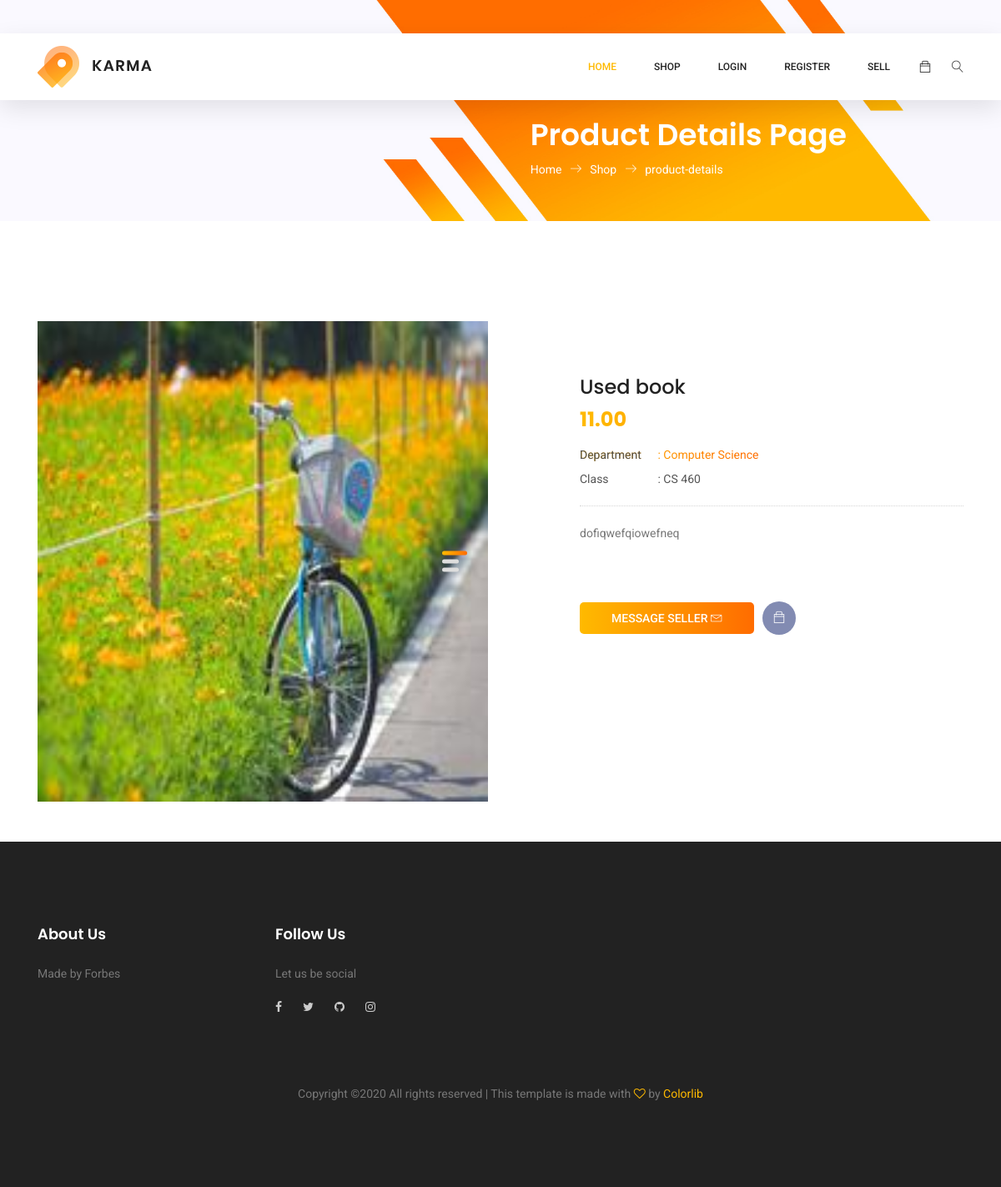
Page /shop/32 on the committed database.
### BookMarket/models.py (models this page shows, shortened)
class ItemImage(db.Model):
    id = db.Column(db.Integer, primary_key=True)
    image_file = db.Column(db.String(20), nullable=False)
    item_id = db.Column(db.Integer, db.ForeignKey('item.id'), nullable=False)

class Item(db.Model):
    id = db.Column(db.Integer, primary_key=True)
    name = db.Column(db.String(100), nullable=False)
    date_posted = db.Column(db.DateTime, nullable=False,
                            default=datetime.utcnow)
    description = db.Column(db.Text, nullable=False)
    price = db.Column(db.DECIMAL(10, 2), nullable=False)
    thumbnail = db.Column(db.String, nullable=False,
                          default='No_picture_available.png')
    user_id = db.Column(db.Integer, db.ForeignKey('user.id'), nullable=False)
    class_id = db.Column(db.Integer, db.ForeignKey('itemclass.id'), nullable=False)
    department_id = db.Column(db.Integer, db.ForeignKey('itemdepartment.id'), nullable=False)
    images = db.relationship('ItemImage', backref='owner', lazy=True)

class ItemDepartment(db.Model):
    __tablename__ = 'itemdepartment'
    id = db.Column(db.Integer, primary_key=True)
    department_name = db.Column(db.String(100), nullable=False)
    classes = db.relationship('ItemClass', backref='parent', lazy=True)

class ItemClass(db.Model):
    __tablename__ = 'itemclass'
    id = db.Column(db.Integer, primary_key=True)
    class_name = db.Column(db.String(100), nullable=False)
    department_id = db.Column(db.Integer, db.ForeignKey('itemdepartment.id'), nullable=False)

### BookMarket/routes.py (the view)
@app.route("/shop/<int:item_id>")
def item(item_id):
    item = Item.query.get_or_404(item_id)
    images = ItemImage.query.filter_by(item_id=item_id)
    item_class = ItemClass.query.get(item.class_id)
    department = ItemDepartment.query.get(item.department_id)
    return render_template('single_product.html', title=item.name, item=item, images=images,
                           item_class=item_class, department=department)

### BookMarket/templates/single_product.html (shortened to what this page needs)
{% extends "layout.html" %}
{% block content %}
<section class="banner-area organic-breadcrumb">
    <div class="container">
        <div class="breadcrumb-banner d-flex flex-wrap align-items-center justify-content-end">
            <div class="col-first">
                <h1>Product Details Page</h1>
                <nav class="d-flex align-items-center">
                    <a href="index.html">Home<span class="lnr lnr-arrow-right"></span></a>
                    <a href="#">Shop<span class="lnr lnr-arrow-right"></span></a>
                    <a href="{{url_for('item', item_id=item.id)}}">product-details</a>
                </nav>
            </div>
        </div>
    </div>
</section>
<div class="product_image_area pb-5">
    <div class="container">
        <div class="row s_product_inner">
            <div class="col-lg-6">
                <div class="s_Product_carousel">
                    {% for image in images %}
                    <div class="single-prd-item">
                        <img class="img-fluid" src="{{ url_for('static', filename='item_pics/' + image.image_file)}}"
                            alt="">
                    </div>
                    {% endfor %}
                </div>
            </div>
            <div class="col-lg-5 offset-lg-1">
                <div class="s_product_text">
                    <h3>{{item.name}}</h3>
                    <h2>{{item.price}}</h2>
                    <ul class="list">
                        <li><a class="active" href="{{url_for('items_for_department', department_id=item.department_id)}}"><span>Department</span> : {{department.department_name}}</a></li>
                        <li><a href="{{url_for('items_for_class', class_id=item.class_id)}}"><span>Class</span> : {{item_class.class_name}}</a></li>
                    </ul>
                    <p>{{item.description}}</p>
                    <div class="card_area d-flex align-items-center">
                        <a class="primary-btn" href="#">Message Seller <i class="lnr lnr-envelope"></i></a>
                        <a class="icon_btn" href="#"><span class="ti-bag"></span></i></a>
                    </div>
                </div>
            </div>
        </div>
    </div>
</div>
{% endblock content %}

### BookMarket/static/main.css (style rules this page uses)
body { background: #fafafa; color: #333333; margin-top: 5rem; }
h1, h2, h3, h4, h5, h6 { color: #444444; }

### rows in the picture
ItemImage: image_file (picture)
Item: name "Used book", price "11.00", description "dofiqwefqiowefneq"
ItemDepartment: department_name "Computer Science"
ItemClass: class_name "CS 460"
